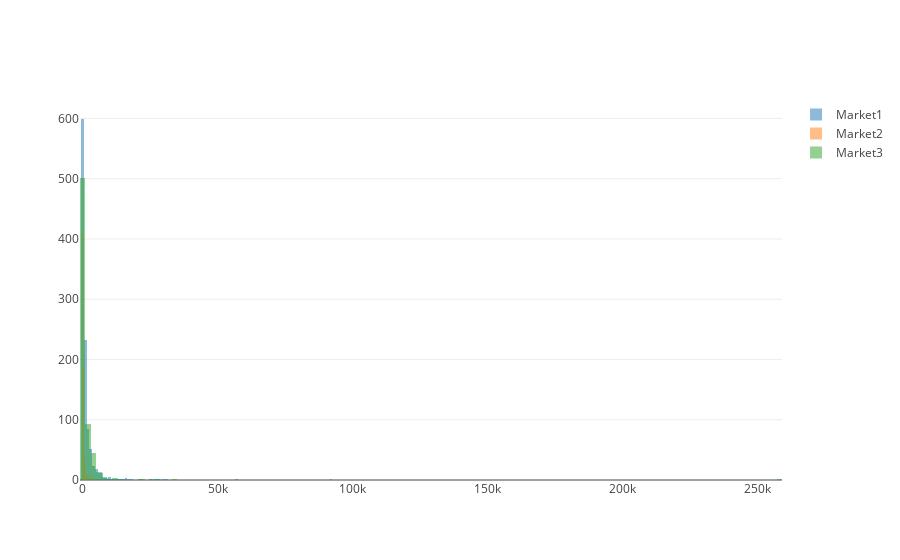

Notebook code for this chart:
### Code cell
market1 = go.Histogram(
    x=df[df.market=='Market1']['valid_volume_eur_month_6'],
    name='Market1',
    opacity=0.5
)
market2 = go.Histogram(
    x=df[df.market=='Market2']['valid_volume_eur_month_6'],
    name='Market2',
    opacity=0.5
)
market3 = go.Histogram(
    x=df[df.market=='Market3']['valid_volume_eur_month_6'],
    name='Market3',
    opacity=0.5
)
data = [market1, market2, market3]
layout = go.Layout(barmode='overlay')
fig = go.Figure(data=data, layout=layout)

iplot(fig, filename='overlaid histogram')

### Figure 1 — Plotly figure (JSON) as saved in the notebook; plotly's stock layout.template omitted (floating-point values rounded to 4 significant figures; data arrays with more than 128 entries replaced by an {"elided": "..."} marker saying what was removed)
{"data": [{"name": "Market1", "opacity": 0.5, "type": "histogram", "x": {"elided": "1073 float values"}}, {"name": "Market2", "opacity": 0.5, "type": "histogram", "x": {"elided": "851 float values"}}, {"name": "Market3", "opacity": 0.5, "type": "histogram", "x": {"elided": "668 float values"}}], "layout": {"barmode": "overlay"}}
